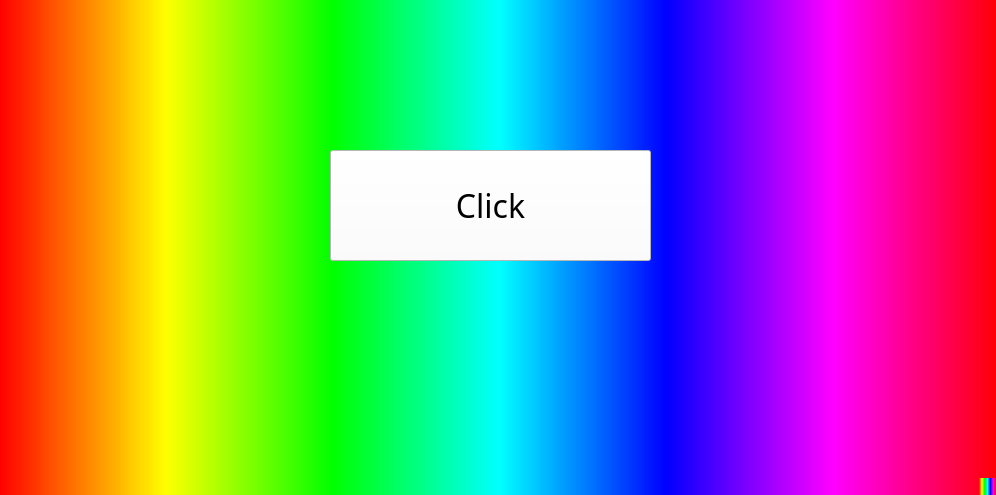
<?xml version="1.0" encoding="UTF-8"?>
<ui version="4.0">
 <class>MainWindow</class>
 <widget class="QMainWindow" name="MainWindow">
  <property name="geometry">
   <rect>
    <x>0</x>
    <y>0</y>
    <width>996</width>
    <height>495</height>
   </rect>
  </property>
  <property name="windowTitle">
   <string>MainWindow</string>
  </property>
  <property name="styleSheet">
   <string notr="true">background-color: rgb(0, 85, 127);
background-color: qlineargradient(spread:pad, x1:0, y1:0, x2:1, y2:0, stop:0 rgba(255, 0, 0, 255), stop:0.166 rgba(255, 255, 0, 255), stop:0.333 rgba(0, 255, 0, 255), stop:0.5 rgba(0, 255, 255, 255), stop:0.666 rgba(0, 0, 255, 255), stop:0.833 rgba(255, 0, 255, 255), stop:1 rgba(255, 0, 0, 255));</string>
  </property>
  <widget class="QWidget" name="centralwidget">
   <widget class="QPushButton" name="btn_saludar">
    <property name="geometry">
     <rect>
      <x>330</x>
      <y>150</y>
      <width>321</width>
      <height>111</height>
     </rect>
    </property>
    <property name="font">
     <font>
      <family>Komika Axis</family>
      <pointsize>24</pointsize>
      <strikeout>false</strikeout>
     </font>
    </property>
    <property name="styleSheet">
     <string notr="true">background-color: rgb(255, 255, 255);</string>
    </property>
    <property name="text">
     <string>Click</string>
    </property>
   </widget>
  </widget>
  <widget class="QMenuBar" name="menubar">
   <property name="geometry">
    <rect>
     <x>0</x>
     <y>0</y>
     <width>996</width>
     <height>21</height>
    </rect>
   </property>
  </widget>
  <widget class="QStatusBar" name="statusbar"/>
 </widget>
 <resources/>
 <connections/>
</ui>
